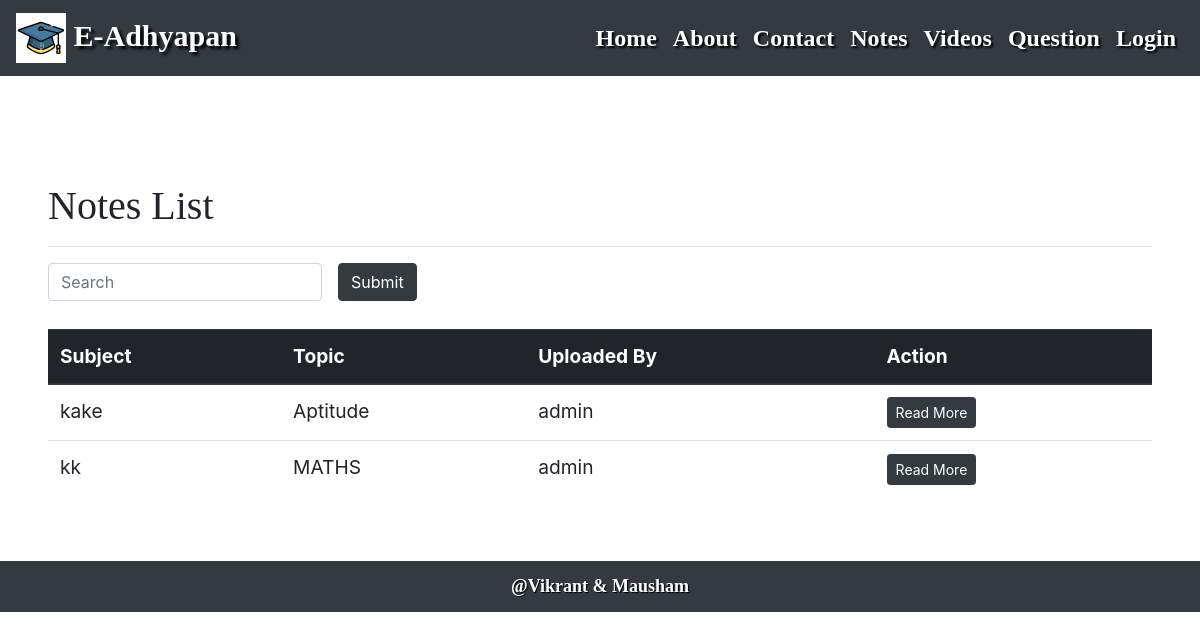
/learn/notes/, run on the app's committed database.
### learn/models.py (models this page shows)
class Notes(models.Model):
    subject = models.CharField(max_length = 100)
    topic = models.ForeignKey(to=Topic, on_delete=CASCADE, null=True, blank=True)
    uploaded_by = models.ForeignKey(to=User, on_delete=CASCADE, null=True, blank=True)
    description = models.TextField()
    attachment = models.FileField(upload_to ="docs//" ,null=True, blank=True)

class Topic(models.Model):
    name = models.CharField(max_length = 100)
    def __str__(self):
        return self.name

### learn/views.py (the view)
# urls.py: path('notes/', views.NotesListView.as_view()),
class NotesListView(ListView):
    model = Notes
    def get_queryset(self):
        si = self.request.GET.get("si")
        if si == None:
            si = ""
        return Notes.objects.filter(Q(subject__icontains = si)| Q(description__icontains = si)).order_by("-id")

### learn/templates/learn/notes_list.html
{% extends 'base.html' %}
{% block content %}
<br><br>
<div class="p-5">
<h1 class="myhead1">Notes List</h1>
<hr>
<form class="form-inline">
<input class="form-control" value="{{ request.GET.si }}" placeholder="Search" type="text" name="si" />
<input class="btn btn-dark mx-3" type="submit" />
</form><br>
<table class="table table-stripped">
    <thead class="thead-dark">
        <tr>
            <th>Subject</th>
            <th>Topic</th>
            <th>Uploaded By</th>
            <th>Action</th>
        </tr>
    </thead>
{% for n1 in notes_list %}
        <tr>
            <td>{{n1.subject}}</td>
            <td>{{n1.topic}}</td>
            <td>{{n1.uploaded_by}}</td>
            <td><a class="btn btn-dark btn-sm" href="/learn/notes/{{n1.id}}">Read More</a></td>
        </tr>
{% endfor %}
</table>
</div>
{% endblock %}

### learn/static/style.css (style rules this page uses)
body { background-image: url("/static/images/bg3.jpg"); }
.myhead1 { font-family: cursive; text-shadow: 2px 2px 2px white; }
body { font-size: 1.2em; }

### data on the page
Notes: subject "kake", topic "Aptitude", uploaded_by "admin"
Notes: subject "kk", topic "MATHS", uploaded_by "admin"
